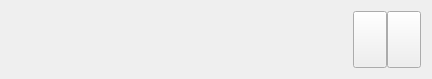
<?xml version="1.0" encoding="UTF-8"?>
<ui version="4.0">
 <class>selectsongline</class>
 <widget class="QWidget" name="selectsongline">
  <property name="geometry">
   <rect>
    <x>0</x>
    <y>0</y>
    <width>432</width>
    <height>79</height>
   </rect>
  </property>
  <property name="windowTitle">
   <string>Form</string>
  </property>
  <property name="styleSheet">
   <string notr="true">color: rgb(235, 238, 46);
font: 14pt &quot;Ubuntu&quot;;</string>
  </property>
  <layout class="QHBoxLayout" name="horizontalLayout" stretch="10,1,1">
   <property name="spacing">
    <number>0</number>
   </property>
   <item>
    <widget class="QLabel" name="label">
     <property name="sizePolicy">
      <sizepolicy hsizetype="Expanding" vsizetype="Expanding">
       <horstretch>0</horstretch>
       <verstretch>0</verstretch>
      </sizepolicy>
     </property>
     <property name="minimumSize">
      <size>
       <width>1</width>
       <height>1</height>
      </size>
     </property>
     <property name="baseSize">
      <size>
       <width>1</width>
       <height>1</height>
      </size>
     </property>
     <property name="styleSheet">
      <string notr="true">color: rgb(194, 214, 26);
font: 18pt &quot;Ubuntu&quot;;</string>
     </property>
     <property name="text">
      <string/>
     </property>
    </widget>
   </item>
   <item>
    <widget class="QPushButton" name="pushButton">
     <property name="sizePolicy">
      <sizepolicy hsizetype="Expanding" vsizetype="Expanding">
       <horstretch>0</horstretch>
       <verstretch>0</verstretch>
      </sizepolicy>
     </property>
     <property name="minimumSize">
      <size>
       <width>1</width>
       <height>1</height>
      </size>
     </property>
     <property name="baseSize">
      <size>
       <width>1</width>
       <height>1</height>
      </size>
     </property>
     <property name="cursor">
      <cursorShape>CrossCursor</cursorShape>
     </property>
     <property name="focusPolicy">
      <enum>Qt::NoFocus</enum>
     </property>
     <property name="styleSheet">
      <string notr="true">border-image: url(:/image/re.png);</string>
     </property>
     <property name="text">
      <string/>
     </property>
    </widget>
   </item>
   <item>
    <widget class="QPushButton" name="pushButton_2">
     <property name="sizePolicy">
      <sizepolicy hsizetype="Expanding" vsizetype="Expanding">
       <horstretch>0</horstretch>
       <verstretch>0</verstretch>
      </sizepolicy>
     </property>
     <property name="minimumSize">
      <size>
       <width>1</width>
       <height>1</height>
      </size>
     </property>
     <property name="baseSize">
      <size>
       <width>1</width>
       <height>1</height>
      </size>
     </property>
     <property name="cursor">
      <cursorShape>UpArrowCursor</cursorShape>
     </property>
     <property name="focusPolicy">
      <enum>Qt::NoFocus</enum>
     </property>
     <property name="styleSheet">
      <string notr="true">border-image: url(:/image/frist.png);</string>
     </property>
     <property name="text">
      <string/>
     </property>
    </widget>
   </item>
  </layout>
 </widget>
 <resources/>
 <connections/>
</ui>
